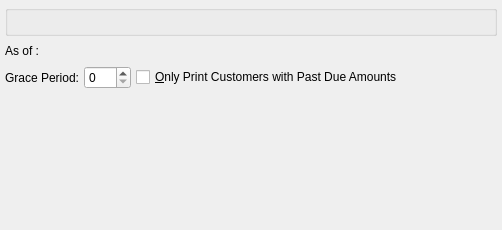
<?xml version="1.0" encoding="UTF-8"?>
<ui version="4.0">
 <comment>This file is part of the xTuple ERP: PostBooks Edition, a free and
open source Enterprise Resource Planning software suite,
Copyright (c) 1999-2018 by OpenMFG LLC, d/b/a xTuple.
It is licensed to you under the Common Public Attribution License
version 1.0, the full text of which (including xTuple-specific Exhibits)
is available at www.xtuple.com/CPAL.  By using this software, you agree
to be bound by its terms.</comment>
 <class>printStatementsByCustomerType</class>
 <widget class="QWidget" name="printStatementsByCustomerType">
  <property name="geometry">
   <rect>
    <x>0</x>
    <y>0</y>
    <width>502</width>
    <height>230</height>
   </rect>
  </property>
  <property name="windowTitle">
   <string>Print Statements by Customer Type</string>
  </property>
  <layout class="QVBoxLayout" name="verticalLayout">
   <item>
    <widget class="ParameterGroup" name="_customerTypes">
     <property name="title">
      <string/>
     </property>
     <property name="fixedSize">
      <bool>false</bool>
     </property>
    </widget>
   </item>
   <item>
    <layout class="QHBoxLayout" name="horizontalLayout_2">
     <item>
      <widget class="QLabel" name="_asOfLit">
       <property name="text">
        <string>As of :</string>
       </property>
      </widget>
     </item>
     <item>
      <widget class="DLineEdit" name="_asOf"/>
     </item>
     <item>
      <spacer name="horizontalSpacer">
       <property name="orientation">
        <enum>Qt::Horizontal</enum>
       </property>
       <property name="sizeHint" stdset="0">
        <size>
         <width>40</width>
         <height>20</height>
        </size>
       </property>
      </spacer>
     </item>
    </layout>
   </item>
   <item>
    <layout class="QHBoxLayout">
     <item>
      <widget class="QLabel" name="_graceDaysLit">
       <property name="text">
        <string>Grace Period:</string>
       </property>
       <property name="alignment">
        <set>Qt::AlignRight|Qt::AlignTrailing|Qt::AlignVCenter</set>
       </property>
      </widget>
     </item>
     <item>
      <widget class="QSpinBox" name="_graceDays">
       <property name="maximum">
        <number>990</number>
       </property>
      </widget>
     </item>
     <item>
      <widget class="XCheckBox" name="_dueonly">
       <property name="text">
        <string>&amp;Only Print Customers with Past Due Amounts</string>
       </property>
      </widget>
     </item>
     <item>
      <spacer>
       <property name="orientation">
        <enum>Qt::Horizontal</enum>
       </property>
       <property name="sizeHint" stdset="0">
        <size>
         <width>66</width>
         <height>11</height>
        </size>
       </property>
      </spacer>
     </item>
    </layout>
   </item>
   <item>
    <spacer name="verticalSpacer">
     <property name="orientation">
      <enum>Qt::Vertical</enum>
     </property>
     <property name="sizeHint" stdset="0">
      <size>
       <width>20</width>
       <height>0</height>
      </size>
     </property>
    </spacer>
   </item>
  </layout>
 </widget>
 <layoutdefault spacing="5" margin="5"/>
 <customwidgets>
  <customwidget>
   <class>DLineEdit</class>
   <extends>QWidget</extends>
   <header>datecluster.h</header>
   <container>1</container>
  </customwidget>
  <customwidget>
   <class>ParameterGroup</class>
   <extends>QGroupBox</extends>
   <header>parametergroup.h</header>
   <container>1</container>
  </customwidget>
  <customwidget>
   <class>XCheckBox</class>
   <extends>QCheckBox</extends>
   <header>xcheckbox.h</header>
  </customwidget>
 </customwidgets>
 <resources/>
 <connections>
  <connection>
   <sender>_dueonly</sender>
   <signal>toggled(bool)</signal>
   <receiver>_graceDays</receiver>
   <slot>setEnabled(bool)</slot>
   <hints>
    <hint type="sourcelabel">
     <x>355</x>
     <y>121</y>
    </hint>
    <hint type="destinationlabel">
     <x>104</x>
     <y>121</y>
    </hint>
   </hints>
  </connection>
 </connections>
</ui>
